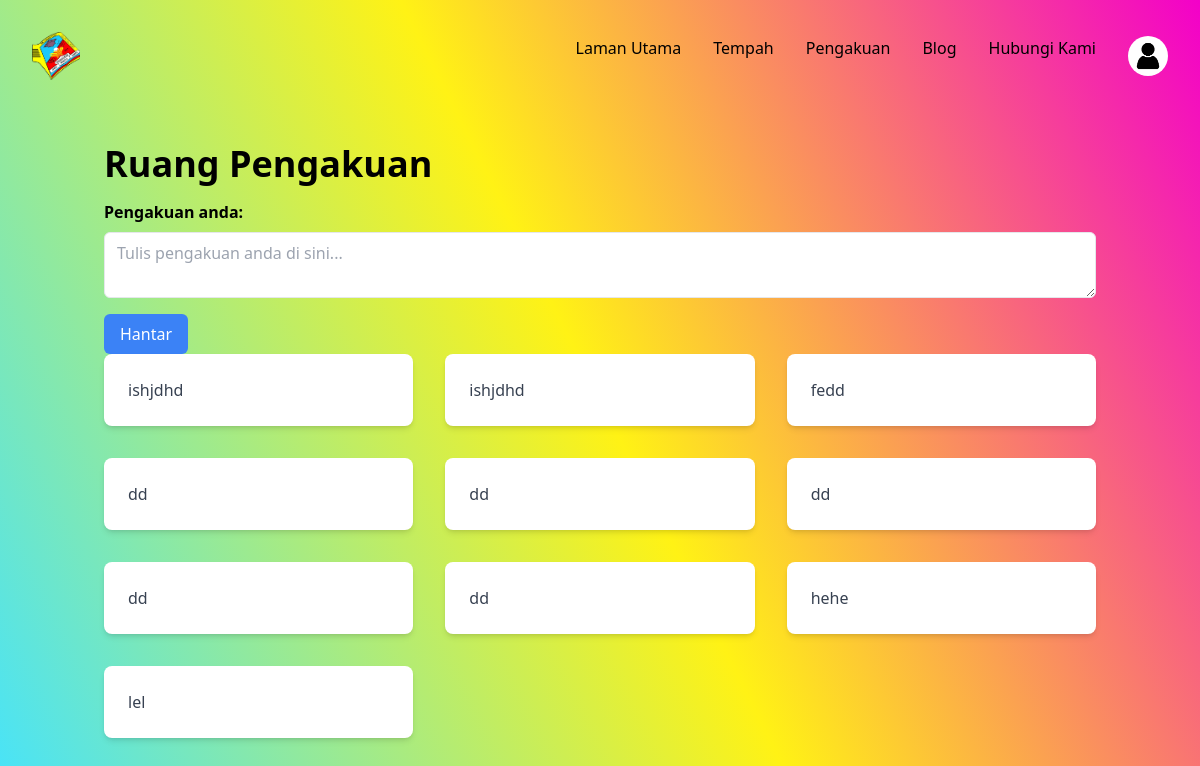
/anonconn.php, run on an earlier commit of the app's database.
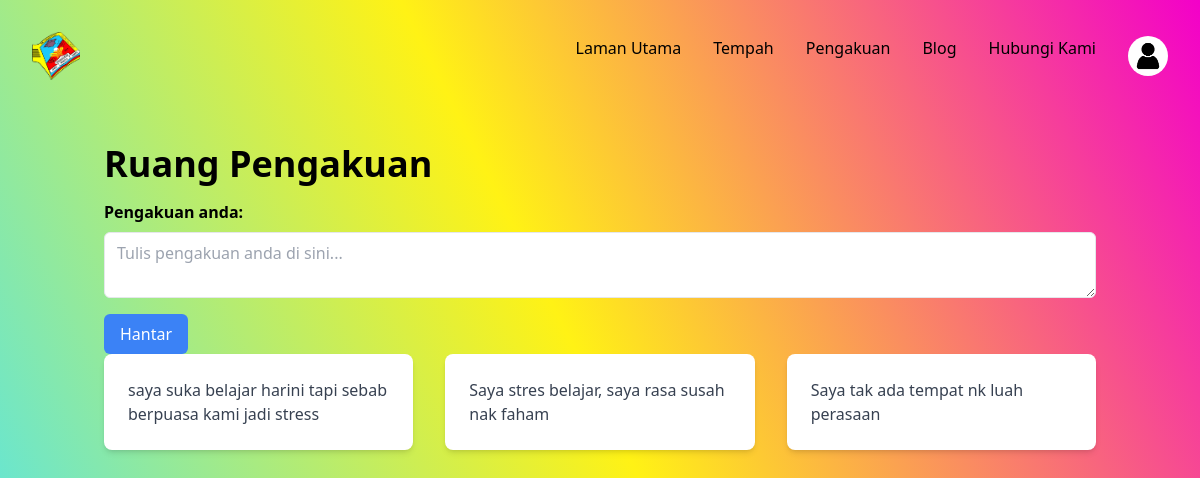
And on a later commit of the database.
### tables this page shows
CREATE TABLE `anonymous_confession` (
  `id` int NOT NULL,
  `message` text
);

### anonconn.php (the view, shortened to what this page needs)
<?php
include('Components/header.php');
include('Components/navbar.php');
?>
<div class="container mx-auto px-4">
  <h1 class="text-4xl font-bold mt-8 mb-4">Ruang Pengakuan</h1>
  <form method="post" action="anonconn.php">
    <label for="confession" class="block mb-2 font-bold">Pengakuan anda:</label>
    <textarea id="confession" name="confession" class="block w-full px-3 py-2 border rounded-md mb-4" placeholder="Tulis pengakuan anda di sini..."></textarea>
    <button type="submit" name="submit" class="bg-blue-500 text-white px-4 py-2 rounded-md hover:bg-blue-600">Hantar</button>
  </form>
  <?php
  $sql = "SELECT * FROM anonymous_confession";
  $result = mysqli_query($connection, $sql);
  if (mysqli_num_rows($result) > 0) {
    echo "<div class='grid grid-cols-1 md:grid-cols-2 lg:grid-cols-3 gap-8'>";
    while ($row = mysqli_fetch_assoc($result)) {
      echo "<div class='bg-white rounded-lg shadow-md p-6'>";
      echo "<p class='text-gray-700'>" . $row["message"] . "</p>";
      echo "</div>";
    }
    echo "</div>";
  } else {
    echo "<p class='mt-4'>Tiada pengakuan yang dijumpai.</p>";
  }
  ?>
</div>
<?php
include('Components/footer.php');
?>

What changed in the data, as far as the page shows it:
removed anonymous_confession: message "ishjdhd"
removed anonymous_confession: message "ishjdhd"
removed anonymous_confession: message "fedd"
removed anonymous_confession: message "dd"
removed anonymous_confession: message "dd"
removed anonymous_confession: message "dd"
removed anonymous_confession: message "dd"
removed anonymous_confession: message "dd"
removed anonymous_confession: message "hehe"
removed anonymous_confession: message "lel"
added anonymous_confession: message "saya suka belajar harini tapi sebab berpuasa kami jadi stress"
added anonymous_confession: message "Saya stres belajar, saya rasa susah nak faham"
added anonymous_confession: message "Saya tak ada tempat nk luah perasaan"
